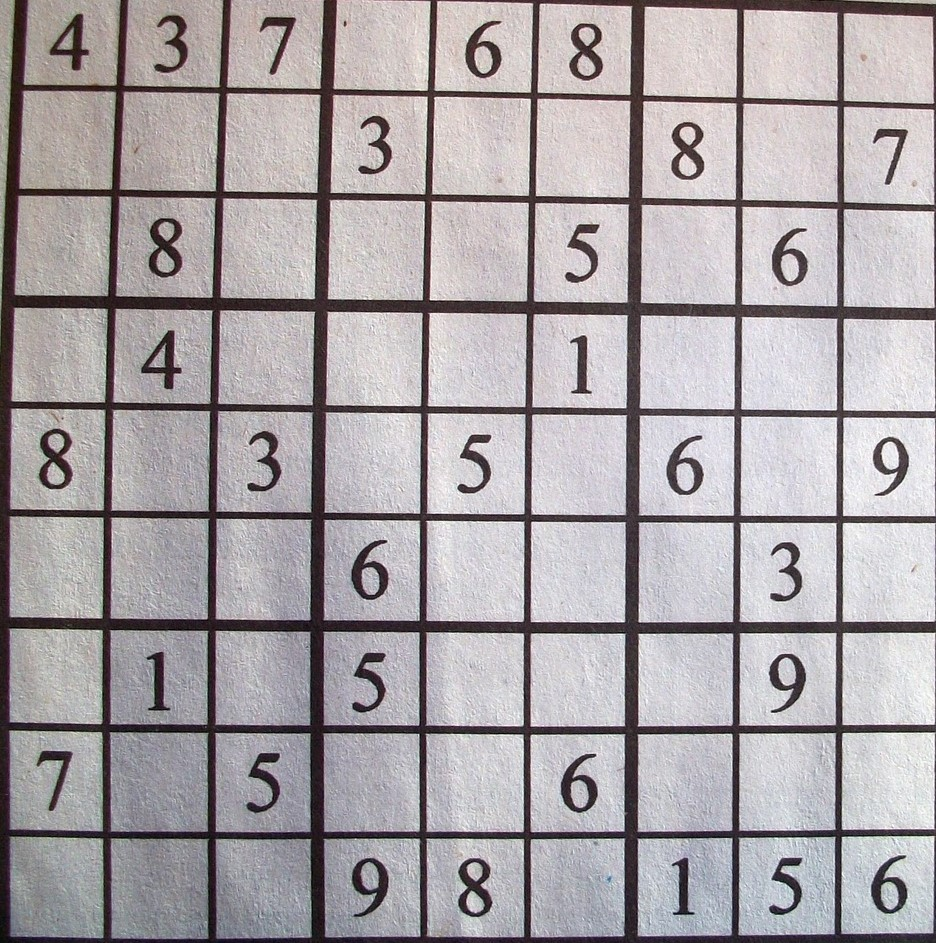
#> input picture image.jpg, 936 x 943 px
$ python -i sudoku_recongnizer.py   (imports and definitions only)
#> lines starting #> are read from the running program, lines starting #| are printed output that depends on the picture
# loading necessary libraries
import sys
import numpy
import cv2 as cv
from PIL import Image, ImageOps, ImageEnhance, ImageDraw


def whiteness(pic):
    total_pixels = pic.size[0]*pic.size[1]
    # white_pixels = numpy.sum(numpy.array(pic)==255)
    white_pixels = numpy.sum(numpy.array(pic) > 185)
    return (white_pixels/total_pixels)


def draw_line(x1, y1, x2, y2, w):
    shape = [(x1, y1), (x2, y2)]

    img1 = ImageDraw.Draw(image)
    img1.line(shape, fill="white", width=w)


def lines(size):
    line_distance = int(size[1]/9)
    dis_covered = 0
    line_no = 10
    thick = 5

    for i in range(line_no):
        if i == 3 or i == 6:
            thick = 15
        else:
            thick = 15
            # Vertical
        draw_line(dis_covered, 0, dis_covered, size[1], thick)
        # Horizontal
        draw_line(0, dis_covered, size[0], dis_covered, thick)
        dis_covered += line_distance


def mainfunction(the_file):

#> called with the_file = 'image.jpg'
    image = None
    # loading the image
    image = Image.open(the_file).convert('RGB')
#> image is the input picture: PIL image 936x943 RGB; mean R, G, B 169.1, 163.4, 166.6

    # resizing image upto a Good size
    size = (400, 400)
    image = image.resize(size)
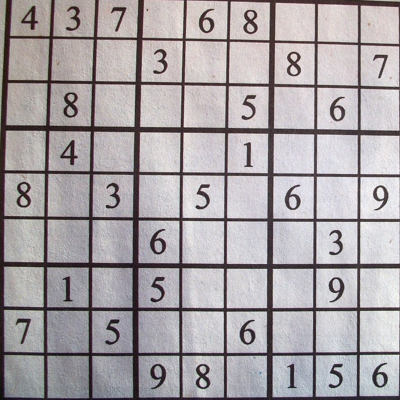
#> image: PIL image 400x400 RGB; mean R, G, B 169.1, 163.4, 166.6

    # Removing grid lines

    lines(size)
    # image.show()

    # adding brightness to image
    enhancer = ImageEnhance.Brightness(image)
    image = enhancer.enhance(2)

    # applying adaptive thresholding using opencv
    cv_image = cv.cvtColor(numpy.array(image), cv.COLOR_RGB2GRAY)

    # mode of effects, threshing or erosion
    mode = 'thresh'

    # gausian thresh
    thresh = cv.adaptiveThreshold(
        cv_image, 255, cv.ADAPTIVE_THRESH_GAUSSIAN_C, cv.THRESH_BINARY, 199, 5)

    # using erosion
    kernel = numpy.ones((5, 5), numpy.uint8)
    img_erosion = cv.erode(cv_image, kernel, iterations=1)
    # [7 lines of commented-out code are left out]

    if mode == 'thresh':
        img = cv.cvtColor(thresh, cv.COLOR_GRAY2BGR)
        # img = cv.cvtColor(thresh, cv.COLOR_RGB2BGR)
    else:
        img = cv.cvtColor(img_erosion, cv.COLOR_BGR2RGB)
    image = Image.fromarray(numpy.array(img))

    # inverting color of the image
    if mode == "thresh":
        image = ImageOps.invert(image)
    image = image.convert('L')

    # grabbing box slices from the image for getting each number
    box_size = size[0]//9
    # making a grid of None's for storing box images
    grid = [[None for _ in range(9)] for _ in range(9)]

    # going through each box, cropping it
    # and then storing it in the grid
    for i in range(9):
        for j in range(9):
            # defining dimensions for the [i][j] box
            left = j*box_size
            right = left + box_size
            top = i*box_size
            bottom = top+box_size
            # getting its crop from the image
            this = image.crop((left, top, right, bottom))
            twenty = int(box_size*0.2)
            # assigning it to the grid[i][j]
            grid[i][j] = this.crop(
                (twenty, twenty, box_size-twenty, box_size-twenty))

    # finding a midpoint to decide borderline whiteness, mid
    whites = []
    for i in range(9):
        for j in range(9):
            whites.append(whiteness(grid[i][j]))
    whites.sort()
    tempmax = -1
    rindex = None
    tsum = sum(whites)
    leftsum = 0
    for i in range(80):
        leftsum += whites[i]
        rightsum = tsum - leftsum
        avgdiff = rightsum/(81-i+1) - leftsum/(i+1)
        if avgdiff > tempmax:
            tempmax = avgdiff
            rindex = i+1
    mid = whites[rindex]-0.05

    count = 0
    for i in range(9):
        for j in range(9):
            whites = whiteness(grid[i][j])
            # print(whites)
            # grid[i][j].show()
            if whites > mid:
                count += 1
    # print(count)
    image.show()

#> (the run stopped early here; a loop or call above may not have finished)
